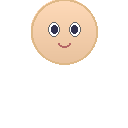

This chart was generated by the following Python code:
#!/usr/bin/env python3
from PIL import Image, ImageDraw
import math

SPRITE_SIZE = 128

def lighten(hex_color, amount):
    r = int(hex_color[1:3], 16)
    g = int(hex_color[3:5], 16)
    b = int(hex_color[5:7], 16)
    r = min(255, r + amount)
    g = min(255, g + amount)
    b = min(255, b + amount)
    return (r, g, b)

def darken(hex_color, amount):
    r = int(hex_color[1:3], 16)
    g = int(hex_color[3:5], 16)
    b = int(hex_color[5:7], 16)
    r = max(0, r - amount)
    g = max(0, g - amount)
    b = max(0, b - amount)
    return (r, g, b)

def hex_to_rgb(hex_color):
    return (int(hex_color[1:3], 16), int(hex_color[3:5], 16), int(hex_color[5:7], 16))

img = Image.new('RGBA', (SPRITE_SIZE, SPRITE_SIZE), (0, 0, 0, 0))
draw = ImageDraw.Draw(img)

cx = SPRITE_SIZE // 2
cy = SPRITE_SIZE * 0.55
head_r = 33
head_y = cy - 35 * 1.1

skin = (255, 218, 185)
skin_dark = (222, 184, 135)
skin_shadow = (210, 170, 130)

print(f"head_cy={head_y}, head_r={head_r}")
print(f"skin color: {skin}")

# 直接在主图上画脸
for i in range(int(head_r*2)):
    ratio = i / (head_r*2)
    r = int(skin[0] + (skin_shadow[0] - skin[0]) * ratio * 0.5)
    g = int(skin[1] + (skin_shadow[1] - skin[1]) * ratio * 0.5)
    b = int(skin[2] + (skin_shadow[2] - skin[2]) * ratio * 0.5)
    y_from_center = i - head_r
    if abs(y_from_center) < head_r:
        w = 2 * math.sqrt(head_r * head_r - y_from_center * y_from_center)
        x1 = cx - w / 2
        x2 = cx + w / 2
        y_pos = head_y - head_r + i
        draw.line([(x1, y_pos), (x2, y_pos)], fill=(r, g, b))
        if i == 0:
            print(f"First line: y={y_pos}, x1={x1}, x2={x2}, color=({r},{g},{b})")

# 轮廓
draw.ellipse([cx - head_r, head_y - head_r, cx + head_r, head_y + head_r],
             outline=skin_dark, width=2)

# 眼睛
eye_y = head_y - 2
draw.ellipse([cx - 16, eye_y - 7, cx - 5, eye_y + 7], fill='white', outline=(100, 100, 100), width=1)
draw.ellipse([cx + 5, eye_y - 7, cx + 16, eye_y + 7], fill='white', outline=(100, 100, 100), width=1)
draw.ellipse([cx - 13, eye_y - 4, cx - 7, eye_y + 4], fill=(50, 50, 80))
draw.ellipse([cx + 7, eye_y - 4, cx + 13, eye_y + 4], fill=(50, 50, 80))

# 嘴巴
draw.arc([cx - 6, head_y + 8, cx + 6, head_y + 16], 0, 180, 
         fill=(180, 100, 100), width=2)

img.save('/workspace/miner_tycoon/test_face.png')
print("Saved test_face.png")
